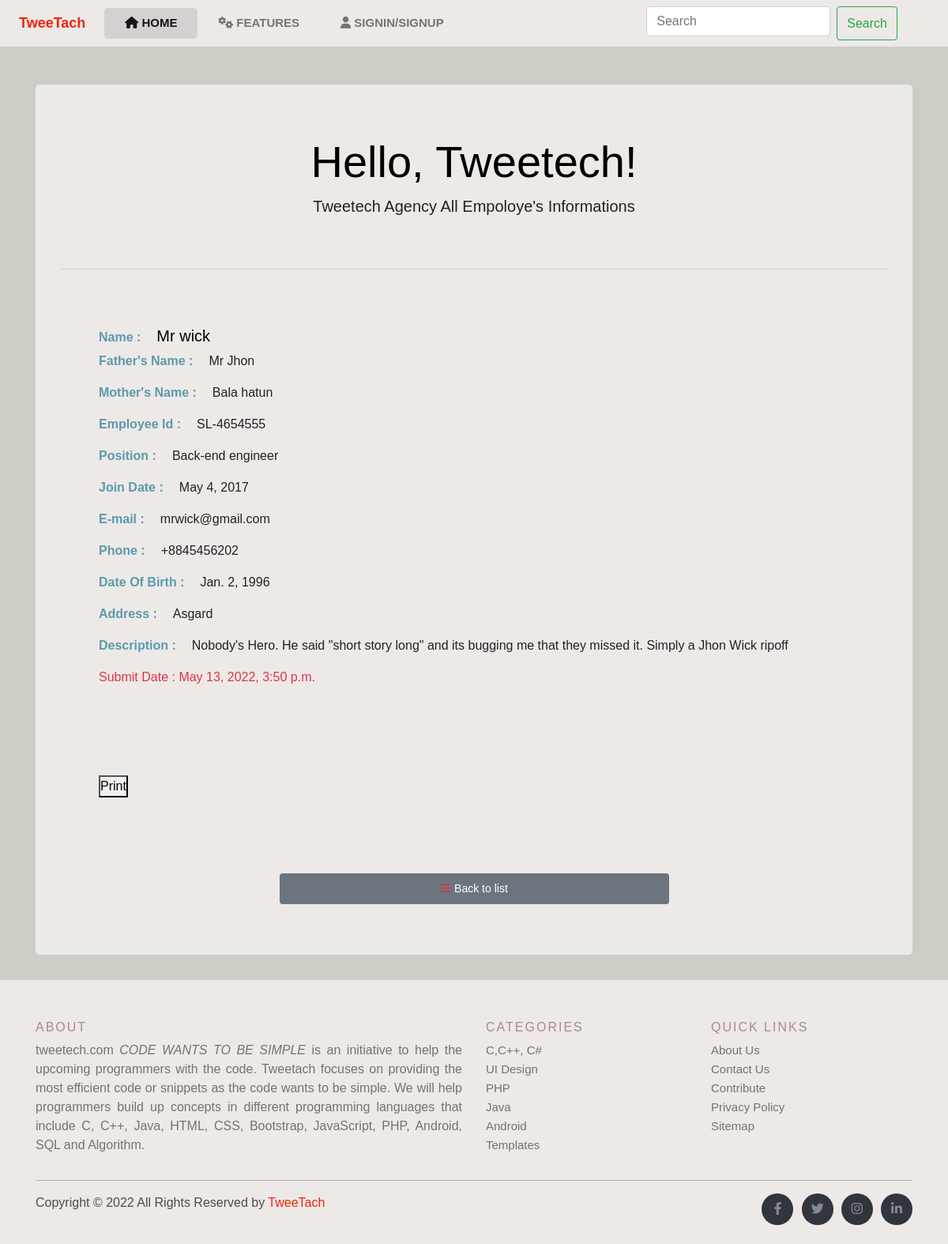
Screenshot of /view/3/ with the database file from the repository.
### employee/models.py (models this page shows, shortened)
class Employee(models.Model):
    full_name = models.CharField(max_length=100)
    fathers_name = models.CharField(max_length=100, null=True, blank=True)
    mothers_name = models.CharField(max_length=100, null=True, blank=True)
    emp_id = models.CharField(max_length=20,null=True, blank=True)
    position = models.ForeignKey(Position,on_delete= models.CASCADE, null=True, blank=True)
    join_date = models.DateField(null=True, blank=True,)
    phone = models.CharField(max_length=15, null=True, blank=True)
    email = models.CharField(max_length=255,null=True, blank=True)
    gender = models.ForeignKey(Gender,on_delete= models.CASCADE, null=True, blank=True)
    date_of_birth = models.DateField(null=True, blank=True)
    address = models.CharField(max_length=500, null=True, blank=True)
    description = models.TextField(max_length=5000,null=True, blank=True )
    date = models.DateTimeField(auto_now_add=True)

class Position(models.Model):
    title = models.CharField(max_length=100, null=True, blank=True)
    def __str__(self):
        return self.title

### employee/views.py (the view)
# urls.py: path("view/<int:pk>/", views.employee_info_view, name ="views_info"),
def employee_info_view(request, pk):
    show = get_object_or_404(Employee, pk=pk)
    return render (request, "employee/view.html",{
        "show": show
    })

### employee/templates/employee/view.html
{% extends "base.html" %}
{% block content%}
<body class="bodys">
    <div class="container">
        <div class="mt-5">
            <div class="jumbotron form-bodys">
                <h1 class="display-4 text-center font-weidth-bold">Hello, Tweetech!</h1>
                <p class="lead  text-center">Tweetech Agency All Empoloye's Informations</p>
                <br>
                <hr class="my-4">
                <div class="container text-black p-5 ">
                    <h5> <strong class="label-custrom-in-view">Name :</strong>{{show.full_name}}</h5>
                    <p> <strong class="label-custrom-in-view">Father's Name :</strong>{{show.fathers_name}}</p>
                    <p> <strong class="label-custrom-in-view">Mother's Name :</strong>{{show.mothers_name}}</p>
                    <p> <strong class="label-custrom-in-view">Employee Id :</strong>{{show.emp_id}}</p>
                    <p> <strong class="label-custrom-in-view">Position :</strong>{{show.position}}</p>
                    <p> <strong class="label-custrom-in-view">Join Date :</strong>{{show.join_date}}</p>
                    <p> <strong class="label-custrom-in-view">E-mail :</strong>{{show.email}}</p>
                    <p> <strong class="label-custrom-in-view">Phone :</strong>{{show.phone}}</p>
                    <p> <strong class="label-custrom-in-view">Date Of Birth :</strong>{{show.date_of_birth}}</p>
                    <p> <strong class="label-custrom-in-view">Address :</strong>{{show.address}}</p>
                    <p> <strong class="label-custrom-in-view">Description :</strong>{{show.description}}</p>
                    <p class="text-danger"> Submit Date : {{show.date}}</p>
                    <br><br>
                    <button class="mt-5" onclick="window.print()">Print</button>
                </div>
                <div class="container edit-container">
                    <a href="{% url 'employee_info_list_insert' %}" class=" mt-5 p-2 btn btn-secondary btn-sm btn-block"><i
                            class="fas fa-stream text-danger"></i> Back to list</a>
                </div>
            </div>
        </div>
    </div>
{% endblock content%}

### static/css/style.css (style rules this page uses)
*, *::before, *::after { margin: 0; padding: 0; box-sizing: border-box }
body { font-family: 'IBM Plex Sans Thai Looped', sans-serif; }
.bodys { background: rgb(192 195 184 / 81%); }
.label-custrom-in-view { padding-right: 20px; font-family: Arial, Helvetica, sans-serif; font-size: 16px; color: rgba(42, 127, 153, 0.747); }
p { font-family: Arial, Helvetica, sans-serif; font-size: 16px; color: rgb(34, 33, 37); }
.form-bodys { color: rgb(0, 0, 0); background: rgba(247, 242, 242, 0.767) !important; }
.edit-container { width: 50% !important; }

### static/css/login.css (style rules this page uses)
body { height: 100%; background-color: rgb(192 195 184 / 81%); }

### rows the page displays
Employee: full_name "Mr wick", fathers_name "Mr Jhon", mothers_name "Bala hatun", emp_id "SL-4654555", position "Back-end engineer", join_date "May 4, 2017", email "mrwick@gmail.com", phone "+8845456202", date_of_birth "Jan. 2, 1996", address "Asgard", description "Nobody's Hero. He said \"short story long\" and its bugging me that they missed it. Simply a Jhon Wick ripoff", date "May 13, 2022, 3:50 p.m."
